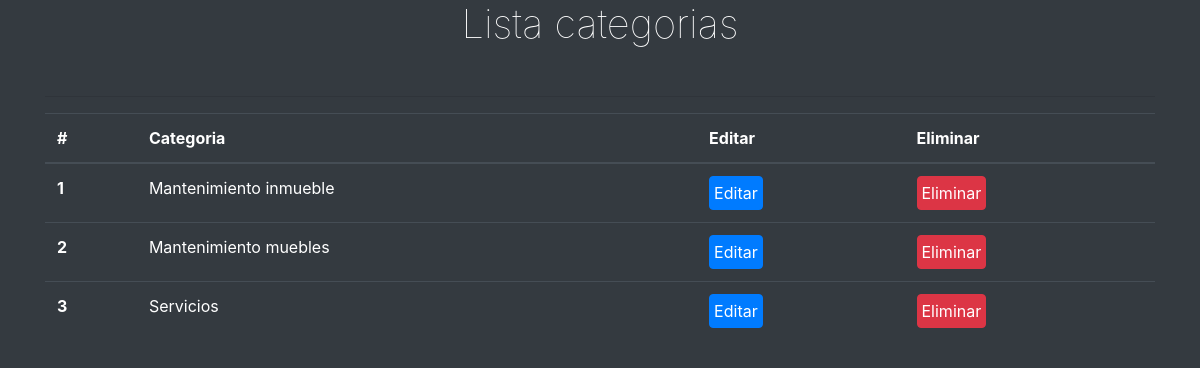
The app's page /proyecto_FINAL/vistas/admin_listar_categorias.php with its own data.
### tables this page shows
CREATE TABLE `categorias` (
  `id` int(11) NOT NULL,
  `categoria` varchar(100) NOT NULL
);

### proyecto_FINAL/conexiones/funciones.php (called while the page is built, shortened)
<?php
require_once "conexion.php";
function listar_categorias()
{
    global $pdo;
    $query = "SELECT * FROM categorias";
    $resultado = mysqli_query($pdo, $query);
    return mysqli_fetch_all($resultado);
}

### proyecto_FINAL/vistas/admin_listar_categorias.php (the view, shortened to what this page needs)
<?php
require_once "../conexiones/funciones.php";
?>
<!DOCTYPE html>
<html lang="en">
<head>
    <link rel="stylesheet" href="https://cdn.jsdelivr.net/npm/bootstrap@4.5.3/dist/css/bootstrap.min.css">
</head>
<body class="bg-dark text-white">
    <div class="container">
        <h1 class="text-center font-weight-lighter">Lista categorias</h1><br>
        <hr>
        <div>
            <table class="table table-dark">
                <thead>
                    <tr>
                        <th scope="col">#</th>
                        <th scope="col">Categoria</th>
                        <th scope="col">Editar</th>
                        <th scope="col">Eliminar</th>
                    </tr>
                </thead>
                <tbody>
                    <?php
                    $lista = listar_categorias();
                    foreach ($lista as $x) {
                        echo '<tr><th scope="row">' . $x[0] . '</th>';
                        echo '<td>' . $x[1] . '</td>';
                        echo '<td> <button class="btn btn-primary p-1">Editar</button></td>';
                        echo '<td><form action="../conexiones/eliminarCategoria.php" method="POST"><button type="submit" class="btn btn-danger p-1" name="categoria" value="' . $x[0] . '">Eliminar</button></form></td></tr>';
                    }
                    ?>
                </tbody>
            </table>
        </div>
    </div>
</body>
</html>

### records on screen
categorias: id "1", categoria "Mantenimiento inmueble"
categorias: id "2", categoria "Mantenimiento muebles"
categorias: id "3", categoria "Servicios"
